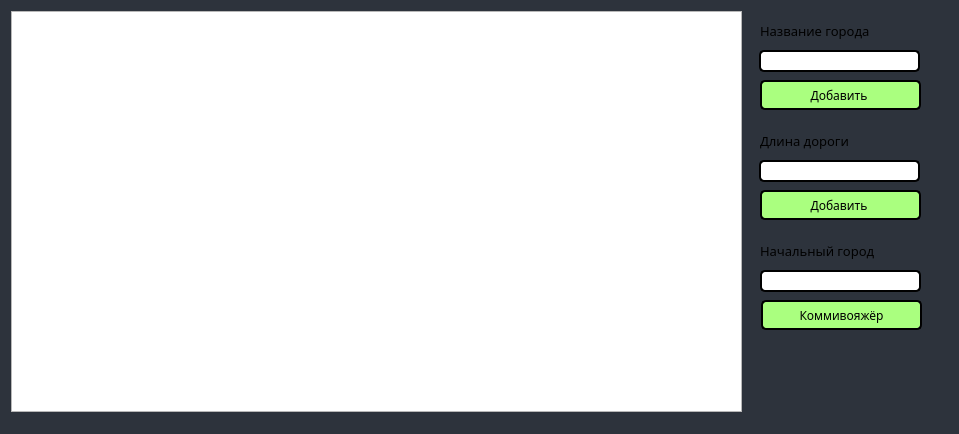
<?xml version="1.0" encoding="UTF-8"?>
<ui version="4.0">
 <class>MainWindow</class>
 <widget class="QMainWindow" name="MainWindow">
  <property name="geometry">
   <rect>
    <x>0</x>
    <y>0</y>
    <width>959</width>
    <height>434</height>
   </rect>
  </property>
  <property name="windowTitle">
   <string>Задача коммивояжёра </string>
  </property>
  <property name="windowIcon">
   <iconset resource="images.qrc">
    <normaloff>:/logo.png</normaloff>:/logo.png</iconset>
  </property>
  <property name="styleSheet">
   <string notr="true">QMainWindow {
background-color:#2D333C
}</string>
  </property>
  <widget class="QWidget" name="centralwidget">
   <widget class="QLineEdit" name="cityNameLine">
    <property name="geometry">
     <rect>
      <x>759</x>
      <y>50</y>
      <width>161</width>
      <height>22</height>
     </rect>
    </property>
    <property name="styleSheet">
     <string notr="true">QLineEdit {
	border: 2px solid black;
     border-radius: 5px;
}</string>
    </property>
   </widget>
   <widget class="QLabel" name="label_2">
    <property name="geometry">
     <rect>
      <x>760</x>
      <y>130</y>
      <width>121</width>
      <height>21</height>
     </rect>
    </property>
    <property name="font">
     <font>
      <family>Cascadia Mono</family>
      <pointsize>10</pointsize>
     </font>
    </property>
    <property name="styleSheet">
     <string notr="true">QLable {
color: white;
}</string>
    </property>
    <property name="text">
     <string>Длина дороги</string>
    </property>
   </widget>
   <widget class="QPushButton" name="solveButton">
    <property name="geometry">
     <rect>
      <x>761</x>
      <y>300</y>
      <width>161</width>
      <height>30</height>
     </rect>
    </property>
    <property name="minimumSize">
     <size>
      <width>0</width>
      <height>30</height>
     </size>
    </property>
    <property name="font">
     <font>
      <family>Cascadia Mono</family>
     </font>
    </property>
    <property name="styleSheet">
     <string notr="true">QPushButton:pressed {
    background-color: qlineargradient(spread:pad, x1:0, y1:0, x2:0, y2:1,   stop:0 rgba(60, 186, 162, 255), stop:1 rgba(98, 211, 162, 255))
}
QPushButton {
	 background-color: rgb(170, 255, 127);
     border: 2px solid black;
     border-radius: 5px;
}</string>
    </property>
    <property name="text">
     <string>Коммивояжёр</string>
    </property>
    <property name="checkable">
     <bool>false</bool>
    </property>
    <property name="autoExclusive">
     <bool>true</bool>
    </property>
    <property name="default">
     <bool>false</bool>
    </property>
    <property name="flat">
     <bool>false</bool>
    </property>
   </widget>
   <widget class="QPushButton" name="addRoadButton1">
    <property name="geometry">
     <rect>
      <x>760</x>
      <y>190</y>
      <width>161</width>
      <height>30</height>
     </rect>
    </property>
    <property name="font">
     <font>
      <family>Cascadia Mono</family>
     </font>
    </property>
    <property name="styleSheet">
     <string notr="true">QPushButton:pressed {
    background-color: qlineargradient(spread:pad, x1:0, y1:0, x2:0, y2:1,   stop:0 rgba(60, 186, 162, 255), stop:1 rgba(98, 211, 162, 255))
}
QPushButton {
	 background-color: rgb(170, 255, 127);
     border: 2px solid black;
     border-radius: 5px;
}
</string>
    </property>
    <property name="text">
     <string>Добавить </string>
    </property>
   </widget>
   <widget class="QLineEdit" name="roadLenghthLine1">
    <property name="geometry">
     <rect>
      <x>759</x>
      <y>160</y>
      <width>161</width>
      <height>22</height>
     </rect>
    </property>
    <property name="styleSheet">
     <string notr="true">QLineEdit {
	border: 2px solid black;
     border-radius: 5px;
}</string>
    </property>
   </widget>
   <widget class="QGraphicsView" name="graphicsView">
    <property name="geometry">
     <rect>
      <x>11</x>
      <y>11</y>
      <width>731</width>
      <height>401</height>
     </rect>
    </property>
    <property name="font">
     <font>
      <family>Consolas</family>
     </font>
    </property>
    <property name="styleSheet">
     <string notr="true"/>
    </property>
   </widget>
   <widget class="QLabel" name="label_3">
    <property name="geometry">
     <rect>
      <x>760</x>
      <y>240</y>
      <width>151</width>
      <height>21</height>
     </rect>
    </property>
    <property name="font">
     <font>
      <family>Cascadia Mono</family>
      <pointsize>10</pointsize>
     </font>
    </property>
    <property name="styleSheet">
     <string notr="true">QLable {
color: white;
}</string>
    </property>
    <property name="text">
     <string>Начальный город</string>
    </property>
   </widget>
   <widget class="QPushButton" name="addCityButton">
    <property name="geometry">
     <rect>
      <x>760</x>
      <y>80</y>
      <width>161</width>
      <height>30</height>
     </rect>
    </property>
    <property name="minimumSize">
     <size>
      <width>0</width>
      <height>30</height>
     </size>
    </property>
    <property name="font">
     <font>
      <family>Cascadia Mono</family>
     </font>
    </property>
    <property name="styleSheet">
     <string notr="true">QPushButton:pressed {
    background-color: qlineargradient(spread:pad, x1:0, y1:0, x2:0, y2:1,   stop:0 rgba(60, 186, 162, 255), stop:1 rgba(98, 211, 162, 255))
}
QPushButton {
	 background-color: rgb(170, 255, 127);
     border: 2px solid black;
     border-radius: 5px;
}
</string>
    </property>
    <property name="text">
     <string>Добавить </string>
    </property>
   </widget>
   <widget class="QLabel" name="label">
    <property name="geometry">
     <rect>
      <x>760</x>
      <y>20</y>
      <width>151</width>
      <height>21</height>
     </rect>
    </property>
    <property name="font">
     <font>
      <family>Cascadia Mono</family>
      <pointsize>10</pointsize>
     </font>
    </property>
    <property name="styleSheet">
     <string notr="true">QLable {
color: white;
}</string>
    </property>
    <property name="text">
     <string>Название города</string>
    </property>
   </widget>
   <widget class="QLineEdit" name="startingCityLine">
    <property name="geometry">
     <rect>
      <x>760</x>
      <y>270</y>
      <width>161</width>
      <height>22</height>
     </rect>
    </property>
    <property name="styleSheet">
     <string notr="true">QLineEdit {
	border: 2px solid black;
     border-radius: 5px;
}</string>
    </property>
   </widget>
  </widget>
  <action name="save">
   <property name="checkable">
    <bool>false</bool>
   </property>
   <property name="enabled">
    <bool>true</bool>
   </property>
   <property name="text">
    <string>Сохранить</string>
   </property>
  </action>
  <action name="open">
   <property name="text">
    <string>Открыть</string>
   </property>
  </action>
 </widget>
 <resources>
  <include location="images.qrc"/>
 </resources>
 <connections/>
</ui>
